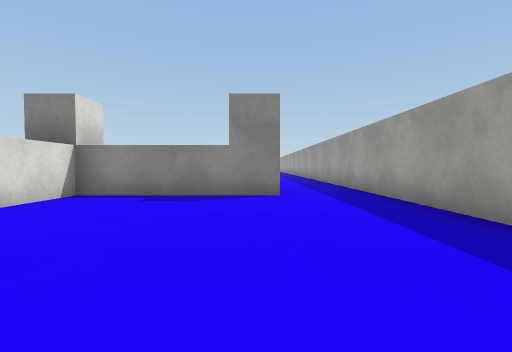
[1] (above)

24 first-person views from a walk through a 3-D level made in the Unity game engine. The camera is 0.58 m above the floor, tilts 2° down and sees 85° across. The floor is counted in squares, 1 m on a side. Each view is taken from the middle of a square. On the plan, view 1 faces up. The plan holds only what a view shows up to about 9 squares ahead; the rest is blank. The place goes on beyond the plan. The player is left out. Surface patterns are stand-ins for the level's own textures.

[2]
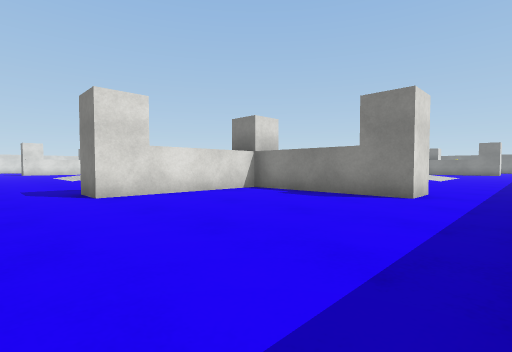

[3]
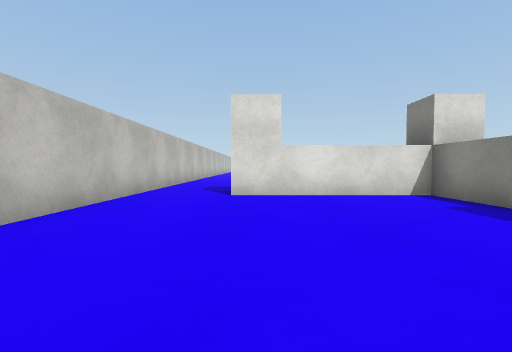

[4]
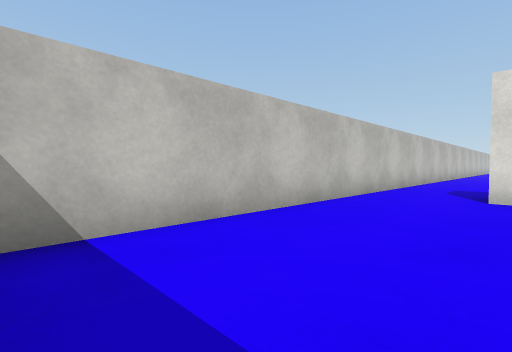

[5]
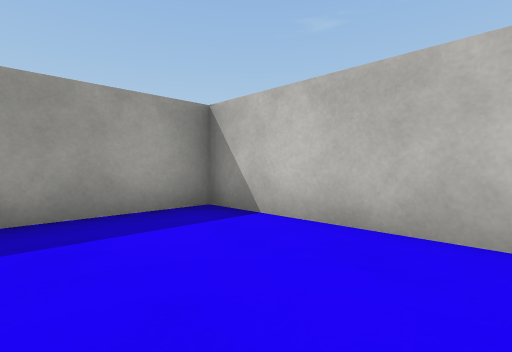

[6]
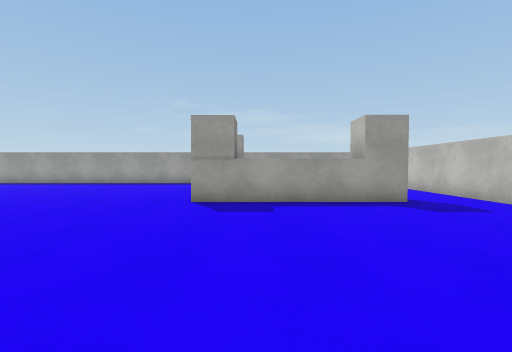

[7]
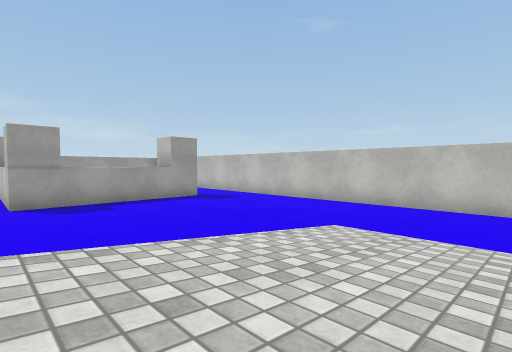

[8]
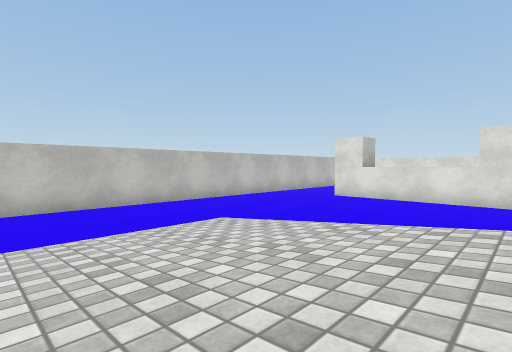

[9]
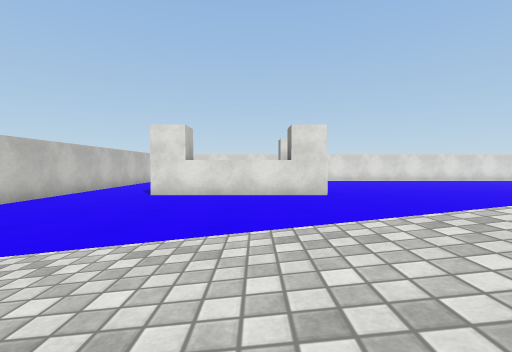

[10]
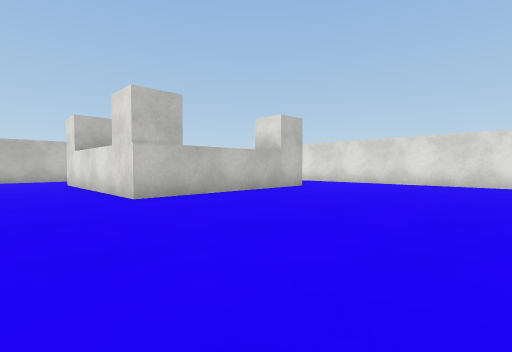

[11]
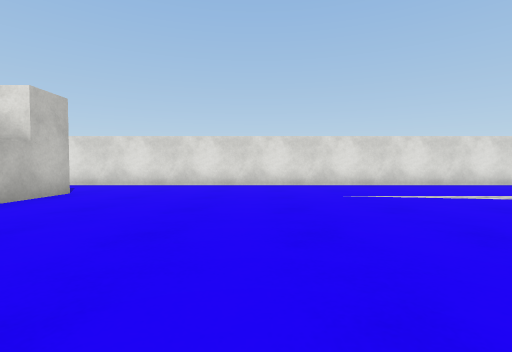

[12]
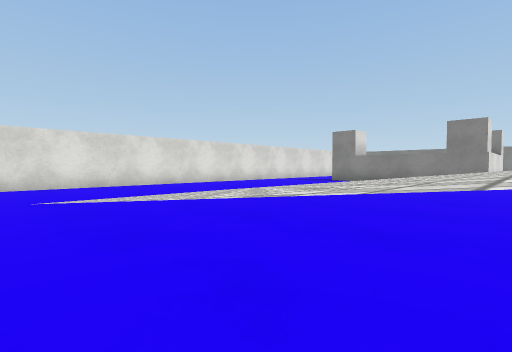

[13]
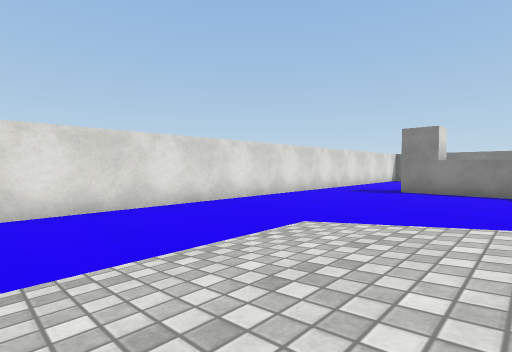

[14]
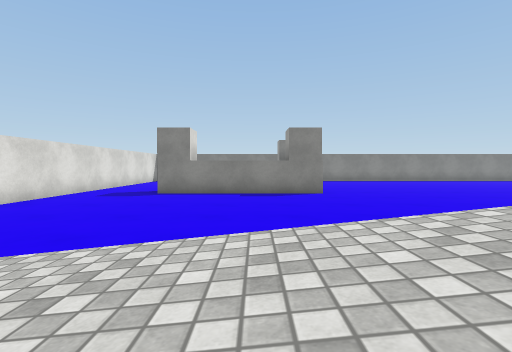

[15]
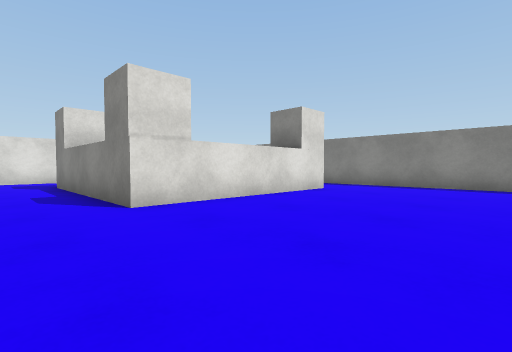

[16]
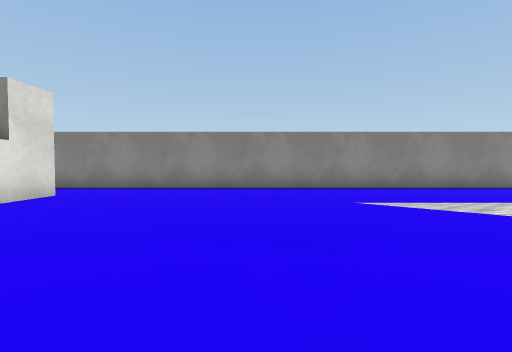

[17]
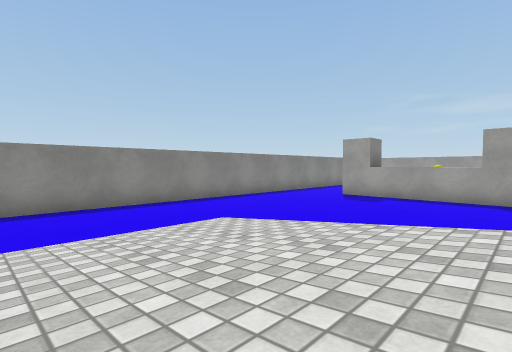

[18]
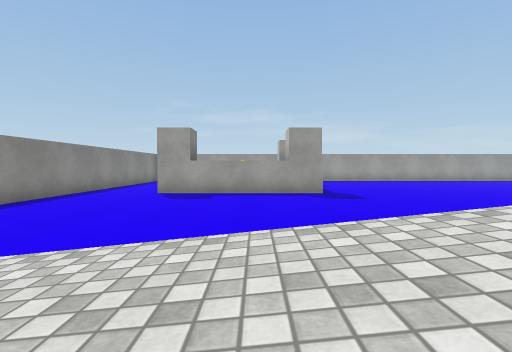

[19]
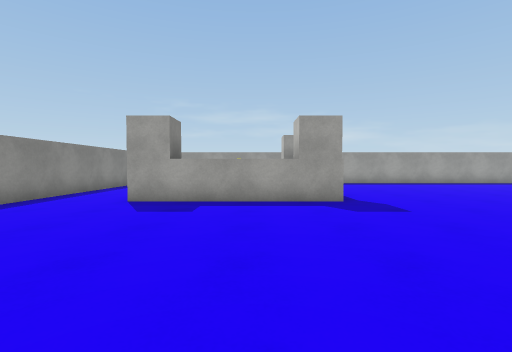

[20]
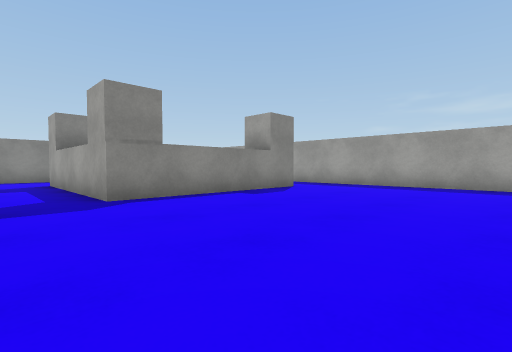

[21]
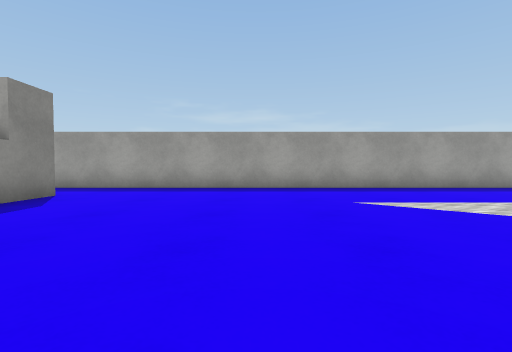

[22]
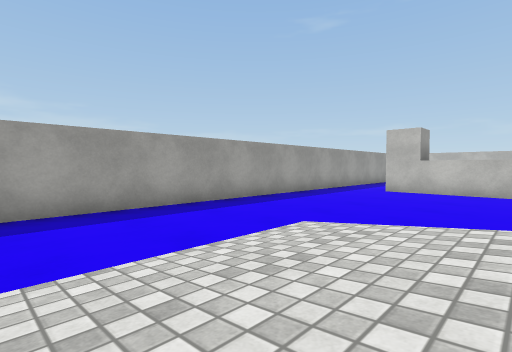

[23]
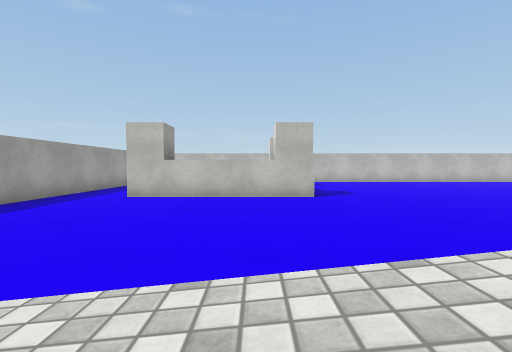

[24]
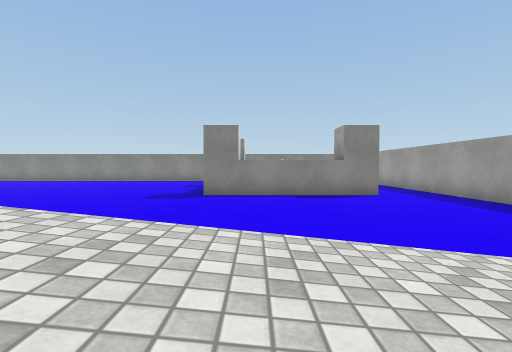

### Floor plan
Key: @ floor where view 1 was taken; # wall or solid block; . main floor; : floor 0.05 m higher than the main floor; / step, stairs or slope.
Columns run from 28 left of view 1 to 3 right of it. Each row starts with its distance up from view 1.
 30        ####################
 29        ....................
 28         ...................
 27         #...............#
 26         #.....::::......#
 25         #.....////......#
 24         #.....////......#
 23 #..######.....////......#    ..#
 22 #.............////......#####..#
 21 #.............    .............#
 20 #............      ............#
 19 #..........          ..........#
 18 #.........           ..........#
 17 #.........            .........#
 16 #...://///             ////:...#
 15 #...://///              ///:...#
 14 #...://///               //:...#
 13 #...://///              ///:...#
 12 #..........             .......#
 11 #..........           .........#
 10 #..........          ..........#
  9 #...........        ...........#
  8 #...........       ............#
  7 #..######.... ////.............#
  6 #..     #.... ////......#####..#
  5 #       #.....////......#......#
  4         #.....////......#......#
  3         #.....::::......#......#
  2         #...............#......#
  1        ........................#
  0        .....................@..#
 -1        #########################

Positions as (right, up) in squares from view 1, and headings:
1: (0, 0), facing up
2: (2, 0), facing up-left
3: (2, 2), facing left
4: (2, 2), facing down-left
5: (-1, 2), facing down-right
6: (-11, 5), facing right
7: (-13, 7), facing down-right
8: (-11, 7), facing down-left
9: (-12, 5), facing left
10: (-18, 12), facing down-left
11: (-19, 11), facing left
12: (-19, 12), facing up-left
13: (-22, 13), facing up-left
14: (-22, 14), facing up
15: (-16, 21), facing up-left
16: (-16, 22), facing up
17: (-14, 22), facing up-right
18: (-13, 24), facing right
19: (-11, 24), facing right
20: (-6, 17), facing up-right
21: (-5, 18), facing right
22: (-3, 16), facing down-right
23: (-3, 14), facing down
24: (-3, 14), facing up
